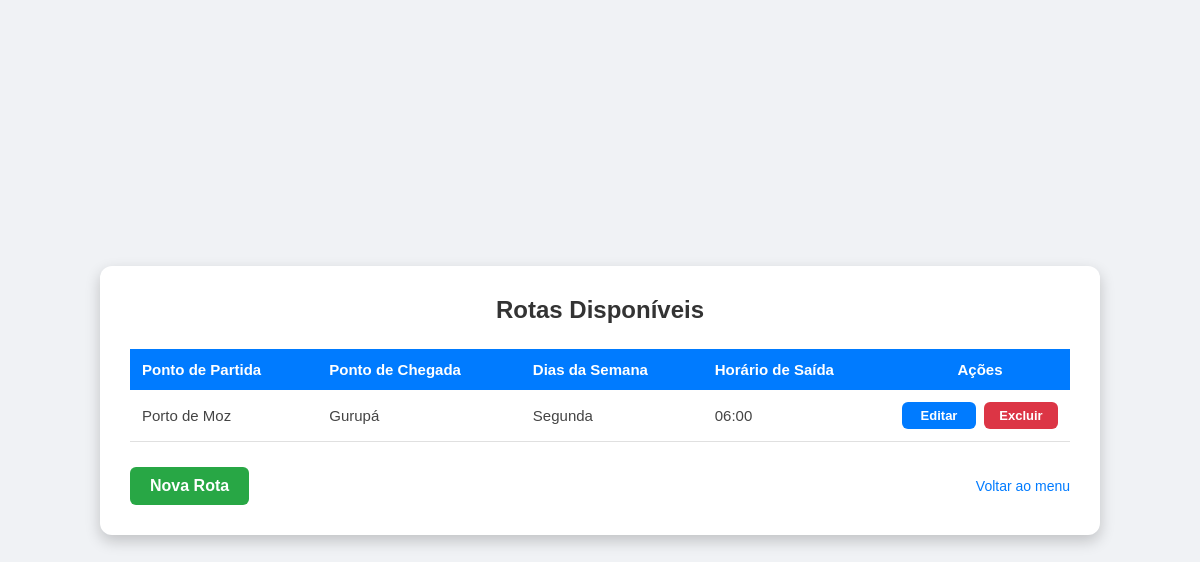
The app's page /usuario/rotas/ (signed in), older data.
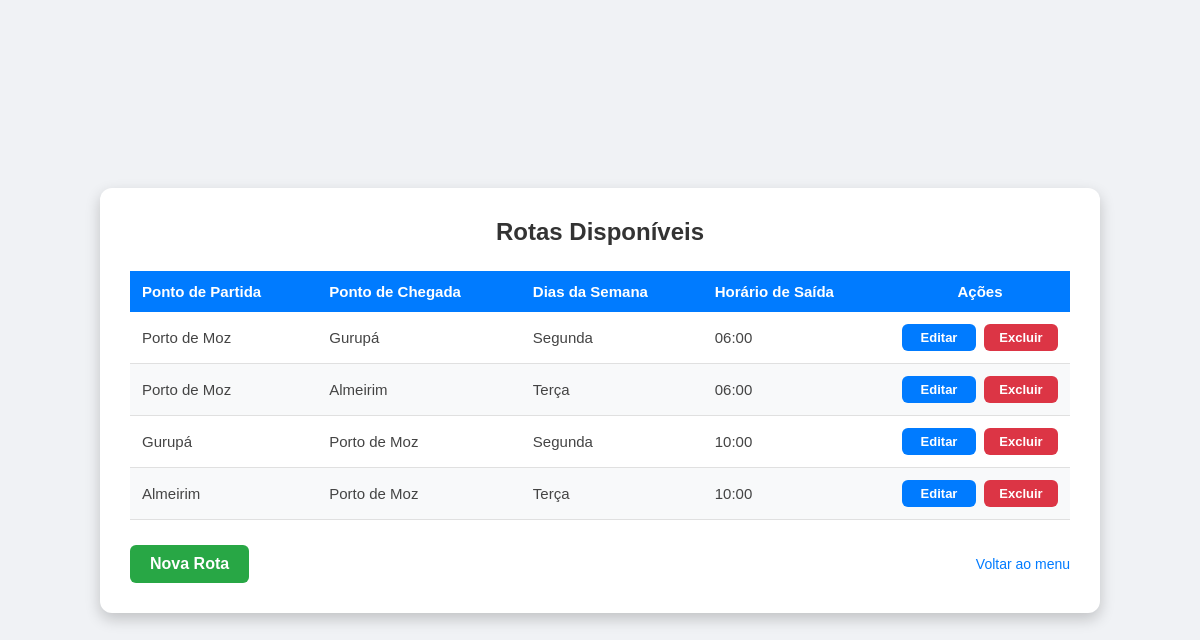
The same page, newer data.
### Usuario/models.py (models this page shows, shortened)
class Rotas(models.Model):
    ponto_de_partida = models.CharField(max_length=100)
    ponto_de_chegada = models.CharField(max_length=100)
    dias_da_semana = models.CharField(max_length=50)
    horario_saida = models.TimeField()

### Usuario/views.py (the view)
# urls.py: path('rotas/', views.listar_rotas, name='listar_rotas'),
@login_required
def listar_rotas(request):
    rotas = Rotas.objects.all()
    return render(request, "Usuario/listar_rotas.html", {"rotas": rotas})

### Usuario/templates/Usuario/listar_rotas.html (shortened to what this page needs)
{% load static %}
<link rel="stylesheet" href="{% static 'Usuario/css/estilo.css' %}">
<!DOCTYPE html>
<html lang="pt-br">
<head>
    <link rel="stylesheet" href="{% static 'Usuario/css/estilo.css' %}?v=27">
</head>
<body>
    <div class="caixa larga">
        <h1>Rotas Disponíveis</h1>
        <table>
            <thead>
                <tr>
                    <th>Ponto de Partida</th>
                    <th>Ponto de Chegada</th>
                    <th>Dias da Semana</th>
                    <th>Horário de Saída</th>
                    {% if request.user.tipo_de_usuario == 'administrador' %}
                        <th style="text-align: center; width: 180px;">Ações</th>
                    {% endif %}
                </tr>
            </thead>
            <tbody>
                {% for rota in rotas %}
                <tr>
                    <td>{{ rota.ponto_de_partida }}</td>
                    <td>{{ rota.ponto_de_chegada }}</td>
                    <td>{{ rota.dias_da_semana }}</td>
                    <td>{{ rota.horario_saida|time:"H:i" }}</td>
                    {% if request.user.tipo_de_usuario == 'administrador' %}
                    <td>
                        <div style="display: flex; gap: 8px; justify-content: center;">
                            <a href="{% url 'editar_rota' rota.id %}" class="btn-acao btn-azul" style="padding: 6px 12px; font-size: 13px;">Editar</a>
                            <a href="{% url 'excluir_rota' rota.id %}" class="btn-acao btn-vermelho" style="padding: 6px 12px; font-size: 13px;" onclick="return confirm('Tem certeza que deseja excluir esta rota?');">Excluir</a>
                        </div>
                    </td>
                    {% endif %}
                </tr>
                {% endfor %}
            </tbody>
        </table>
        <div class="rodape-botoes">
            {% if request.user.tipo_de_usuario == 'administrador' %}
                <a href="{% url 'cadastrar_rotas' %}" class="btn-acao btn-verde" style="width: auto; padding: 10px 20px;">Nova Rota</a>
            {% endif %}
            <a href="{% url 'menu' %}" class="link-padrao" style="width: auto; margin: 0;">Voltar ao menu</a>
        </div>
    </div>
</body>
</html>

### Usuario/static/Usuario/css/estilo.css (style rules this page uses)
* { margin: 0; padding: 0; box-sizing: border-box; }
body { height: 100vh; display: flex; justify-content: center; align-items: center; background-color: #f0f2f5; font-family: Arial, sans-serif; }
.caixa { background-color: #ffffff; padding: 30px; border-radius: 12px; box-shadow: 0 6px 15px rgba(0,0,0,0.2); width: 400px; max-width: 95%; }
.caixa.larga { width: 1000px; }
.caixa h1 { margin-bottom: 25px; font-size: 24px; color: #333; text-align: center; }
.caixa button, .btn-acao { width: 100%; padding: 12px; color: #fff; border: none; border-radius: 6px; font-size: 16px; font-weight: bold; cursor: pointer; text-decoration: none; text-align: center; transition: background-color 0.3s; }
.btn-azul { background-color: #007bff; }
.btn-verde { background-color: #28a745; }
.btn-vermelho { background-color: #dc3545; }
.caixa .link-padrao { display: inline-block; margin-top: 15px; color: #007bff; text-decoration: none; font-size: 14px; text-align: center; width: 100%; }
.caixa table { width: 100%; border-collapse: collapse; margin-bottom: 25px; font-size: 15px; }
.caixa th { background-color: #007bff; color: #ffffff; padding: 12px; font-weight: bold; text-align: left; }
.caixa td { padding: 12px; border-bottom: 1px solid #e0e0e0; color: #444; text-align: left; }
.caixa tbody tr:nth-child(even) { background-color: #f8f9fa; }
.rodape-botoes { display: flex; justify-content: space-between; align-items: center; gap: 15px; margin-top: 15px; }

Row changes from the older to the newer data that the page shows:
added Rotas: ponto_de_partida "Porto de Moz", ponto_de_chegada "Almeirim", dias_da_semana "Terça", horario_saida "06:00"
added Rotas: ponto_de_partida "Gurupá", ponto_de_chegada "Porto de Moz", dias_da_semana "Segunda", horario_saida "10:00"
added Rotas: ponto_de_partida "Almeirim", ponto_de_chegada "Porto de Moz", dias_da_semana "Terça", horario_saida "10:00"
